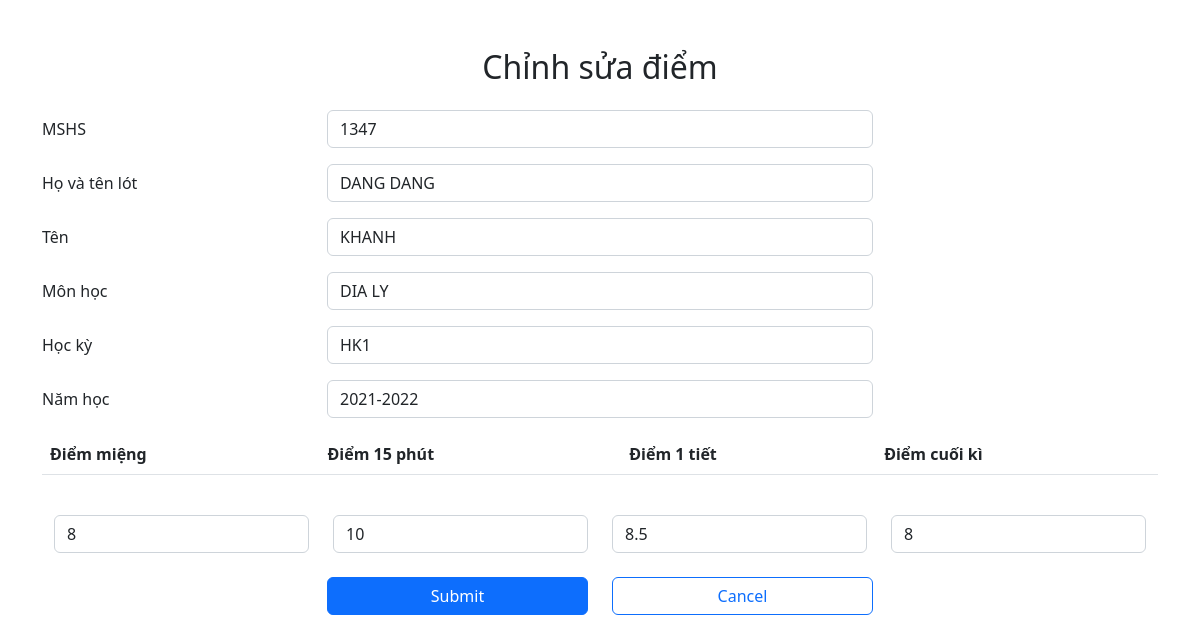
The app's page /SecondarySchool/Diem/UpdateDiem.php?MSHS=1347 with its own data.
### tables this page shows
CREATE TABLE KiemTra (
MSHS       VARCHAR(10), 
MonHoc     varchar(12), 
HocKy      varchar(12),
NamHoc     varchar(12), 
PRIMARY KEY (MSHS, MonHoc, HocKy, NamHoc), 
KT_Mieng      FLOAT,
KT_15phut     FLOAT, 
KT_1tiet      FLOAT, 
KT_CuoiKi     FLOAT, 
  CONSTRAINT KiemTra_HocSinh FOREIGN KEY (MSHS)
        REFERENCES HocSinh(MSHS)
        ON DELETE CASCADE, 
  CONSTRAINT KiemTra_MonHoc FOREIGN KEY (MonHoc)
        REFERENCES MonHoc(TenMonHoc)
        ON DELETE CASCADE, 
  CONSTRAINT KiemTra_HocKy_NamHoc FOREIGN KEY (HocKy, NamHoc)
        REFERENCES HocKy(TenHocKy, TenNamHoc)
        ON DELETE CASCADE
);

CREATE TABLE HocSinh (
MSHS          VARCHAR(10)	  PRIMARY KEY, 
HO_VA_TENLOT  VARCHAR(30) NOT NULL, 
TEN           VARCHAR(30) NOT NULL, 
Bdate         DATE, 
Address       VARCHAR(30),
Sex           VARCHAR(5)  
);

### SecondarySchool/Diem/UpdateDiem.php (the view, shortened to what this page needs)
<?php
  $servername = "localhost";
  $username = "root";
  $password = "";
  $database = "TruongTHCS";
 $connection = new mysqli($servername, $username, $password, $database);
 $MSHS="";
$HO_VA_TENLOT="";
$TEN="";
$MonHoc="";
$HocKy="";
$NamHoc="";
$KT_Mieng="";
$KT_15phut= "";
$KT_1tiet= "";
$KT_CuoiKi= "";
    if ($_SERVER['REQUEST_METHOD'] == 'GET'){
        $MSHS = $_GET["MSHS"];
        $sql = "select K.MSHS, H.HO_VA_TENLOT, H.TEN, K.MonHoc, K.HocKy, K.NamHoc, K.KT_Mieng, K.KT_15phut, K.KT_1tiet, K.KT_CuoiKi from kiemtra K LEFT JOIN hocsinh H ON K.MSHS = H.MSHS where K.MSHS = '$MSHS' ";
        $result = $connection->query($sql);
        $row = $result->fetch_assoc();
        $MSHS = $row["MSHS"];
        $HO_VA_TENLOT = $row["HO_VA_TENLOT"];
        $TEN = $row["TEN"];
        $MonHoc = $row["MonHoc"];
        $HocKy = $row["HocKy"];
        $NamHoc = $row["NamHoc"];
        $KT_Mieng = $row["KT_Mieng"];
        $KT_15phut = $row["KT_15phut"];
        $KT_1tiet = $row["KT_1tiet"];
        $KT_CuoiKi = $row["KT_CuoiKi"];
    }
?>
<!DOCTYPE html>
<html>
<head>
    <link rel="stylesheet"
          href="https://cdn.jsdelivr.net/npm/bootstrap@5.2.3/dist/css/bootstrap.min.css">
</head>
<body>
    <div class = "container my-5">
       <div class = "text-center mt-5 mb-4"> <h2> Chỉnh sửa điểm </h2> </div>
        <form method = "post">
            <div class = "row mb-3">
                <label class = "col-sm-3 col-form-label"> MSHS </label>
                <div class = "col-sm-6">
                    <input type = "text" class = "form-control" placeholder = "111"name = "MSHS" readonly value = "<?php echo $MSHS; ?>">
                </div>
            </div>
            <div class = "row mb-3">
                <label class = "col-sm-3 col-form-label"> Họ và tên lót </label>
                <div class = "col-sm-6">
                    <input type = "text" class = "form-control" placeholder = "Phan Trọng"name = "HO_VA_TENLOT" readonly value = "<?php echo $HO_VA_TENLOT; ?>">
                </div>
            </div>
            <div class = "row mb-3">
                <label class = "col-sm-3 col-form-label"> Tên </label>
                <div class = "col-sm-6">
                    <input type = "text" class = "form-control" placeholder = "Nhân" name = "TEN" readonly value = "<?php echo $TEN; ?>">
                </div>
            </div>
            <div class = "row mb-3">
                <label class = "col-sm-3 col-form-label"> Môn học </label>
                <div class = "col-sm-6">
                    <input type = "text" class = "form-control" name = "MonHoc" readonly value = "<?php echo $MonHoc; ?>">
                </div>
            </div>
            <div class = "row mb-3">
                <label class = "col-sm-3 col-form-label"> Học kỳ </label>
                <div class = "col-sm-6">
                    <input type = "text" class = "form-control" placeholder = "Quận 10" name = "HocKy" readonly value = "<?php echo $HocKy; ?>">
                </div>
            </div>
            <div class = "row mb-3">
                <label class = "col-sm-3 col-form-label"> Năm học </label>
                <div class = "col-sm-6">
                <input type = "select"  class = "form-control" name = "NamHoc" readonly value = "<?php echo $NamHoc; ?>">
                </div>
            </div>
            <table class = "table table-striped table">
            <thead>
            <tr>
                <th>Điểm miệng</th>
                <th>Điểm 15 phút</th>
                <th>Điểm 1 tiết</th>
                <th>Điểm cuối kì</th>
            </tr>
        </thead>
        </table>
        <br>
        <div class="container">
  <div class="row" form method = "post">
    <div class="col-md-3"> <input type = "text"   name = "KT_Mieng" class = "form-control" value = "<?php echo $KT_Mieng; ?>"> </div>
    <div class="col-md-3"> <input type = "text"   name = "KT_15phut" class = "form-control" value = "<?php echo $KT_15phut; ?>"> </div>
    <div class="col-md-3"> <input type = "text"   name = "KT_1tiet" class = "form-control" value = "<?php echo $KT_1tiet; ?>"> </div>
    <div class="col-md-3"> <input type = "text"   name = "KT_CuoiKi" class = "form-control" value = "<?php echo $KT_CuoiKi; ?>"> </div>
  </div>
</div>
            <div class = "row mb-3">
                <div class = "offset-sm-3 col-sm-3 d-grid">
                        <button type = "submit"  class = "btn btn-primary"> Submit
                </div>
                <div class = "col-sm-3 d-grid">
                 <a class="btn btn-outline-primary" href = "/SecondarySchool/Diem/index.php" role = "button"> Cancel</a>
                </div>
            </div>
    </div>
    </body>
</html>

### records on screen
kiemtra: MSHS "1347", MonHoc "DIA LY", HocKy "HK1", NamHoc "2021-2022", KT_Mieng "8", KT_15phut "10", KT_1tiet "8.5", KT_CuoiKi "8"
hocsinh: HO_VA_TENLOT "DANG DANG", TEN "KHANH"
